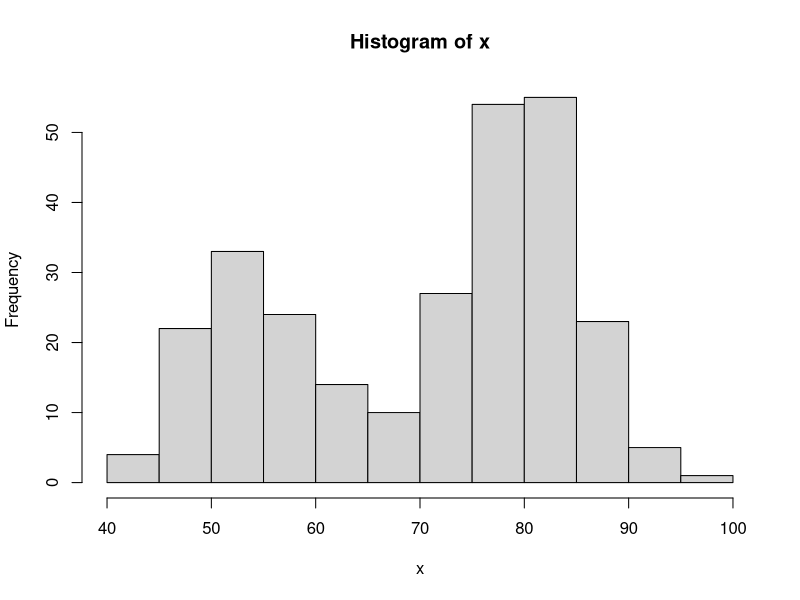
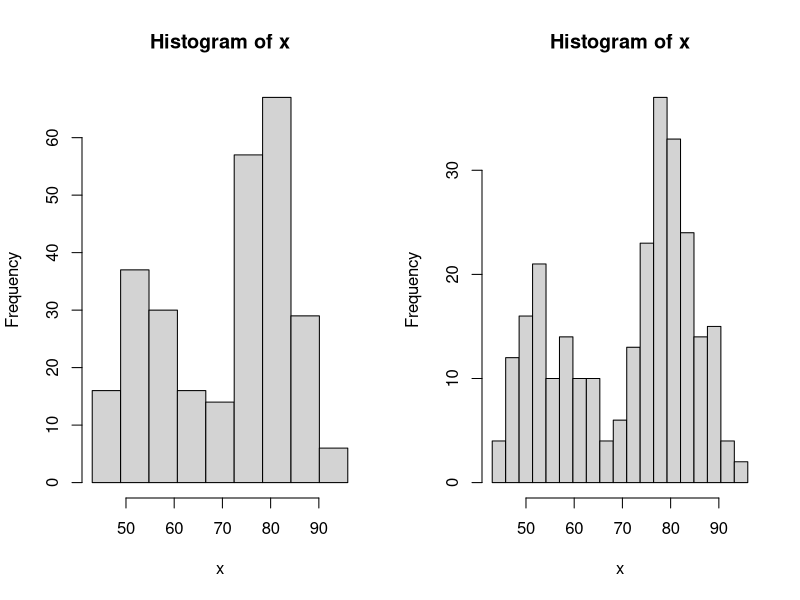
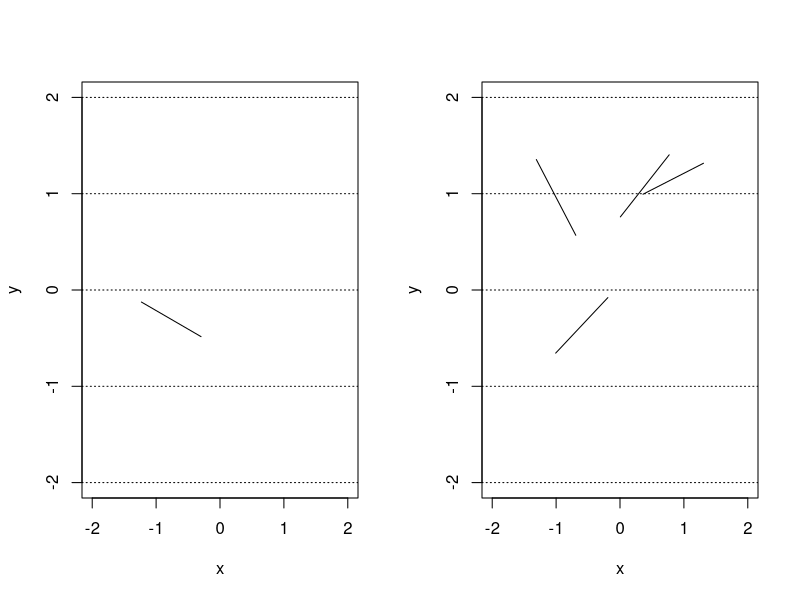
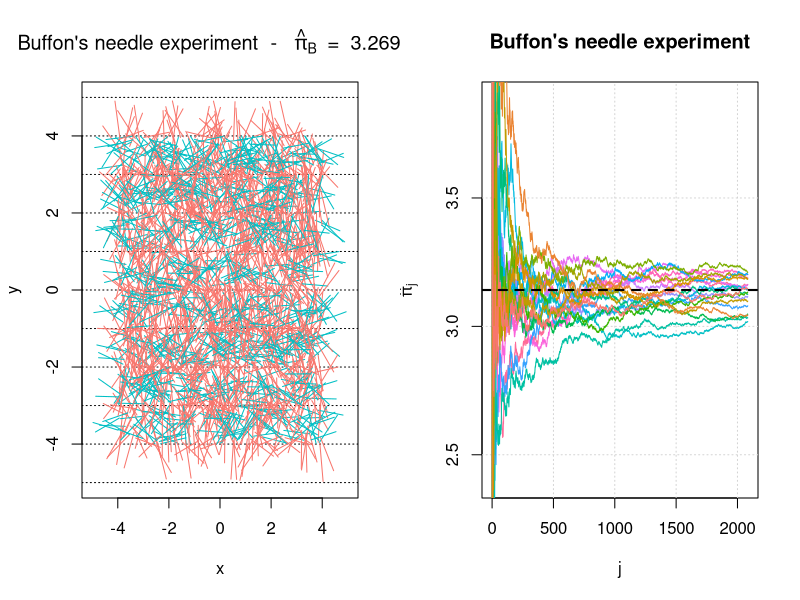

Source code (R) for these figures, in order:
## ---- chunk 1
knitr::include_url("https://www.youtube.com/embed/X5uQU5XX7iU")
## ---- chunk 2
x <- faithful[, 2] 
hist(x)
## ---- chunk 3
par(mfrow = c(1,2))

# Compare the differences! 
bins <- seq(min(x), max(x), length.out = 10)
hist(x, breaks = bins)

bins <- seq(min(x), max(x), length.out = 20)
hist(x, breaks = bins)
## ---- chunk 4
knitr::include_url("https://www.youtube.com/embed/0zlWcHDKCFw")
## ---- chunk 5
cast_needle <- function(plane_width = 20){
  available_range <- plane_width/2 - 1 # where 1 is the length of the needle (unit)
  x_start <- runif(2, -available_range, available_range)
  angle <- runif(1, 0, 2*pi)
  x_end <- c(cos(angle), sin(angle)) + x_start # where the angles are multiplied by the needle length which is 1 in this example
  cross <- floor(x_start[2]) != floor(x_end[2])
  out <- list(start = x_start, end = x_end, cross = cross)
  out
}
## ---- chunk 6
needle <- cast_needle(plane_width = 4)
needle
## ---- chunk 7
plot(NA, xlim = c(-2, 2), ylim = c(-2, 2), xlab = "x", ylab = "y")
abline(h = -2:2, lty = 3)
lines(c(needle$start[1], needle$end[1]), c(needle$start[2], needle$end[2]))
## ---- chunk 8
buffon_experiment <- function(B = 2084, plane_width = 10, seed = NULL){
  
  if (!is.null(seed)){
    set.seed(seed)
  }
  
  X_start <- X_end <- matrix(NA, B, 2) 
  cross <- rep(NA, B)
  
  for (i in 1:B){
    inter <- cast_needle(plane_width = plane_width)
    X_start[i, ] <- inter$start
    X_end[i, ] <- inter$end
    cross[i] <- inter$cross
  }
  
  out <- list(start = X_start, end = X_end, cross = cross, plane = plane_width)
  class(out) <- "buffon_experiment"
  out
}
## ---- chunk 9
experiment <- buffon_experiment(B = 4, plane_width = 4)
experiment
## ---- chunk 10
plot(NA, xlim = c(-2, 2), ylim = c(-2, 2), xlab = "x", ylab = "y")
abline(h = -2:2, lty = 3)
for (i in 1:4){
  lines(c(experiment$start[i,1], experiment$end[i,1]), 
        c(experiment$start[i,2], experiment$end[i,2]))
}
## ---- chunk 11
plot.buffon_experiment <- function(obj){
  cross <- obj$cross
  X_start <- obj$start
  X_end <- obj$end
  B <- length(cross)
  cols <- rev(hcl(h = seq(15, 375, length = 3), l = 65, c = 100)[1:2])
  
  title_part1 <- 'Buffon\'s needle experiment  -  '
  title_part2 <- ' = '
  pi_hat <- round(2/mean(obj$cross), 6)
  
  title <- bquote(.(title_part1) ~ hat(pi)[B] ~ .(title_part2) ~ .(pi_hat))
  
  plot(NA, xlab = "x", ylab = "y", xlim = c(-obj$plane/2, obj$plane/2), 
       ylim = c(-obj$plan/2, obj$plan/2), 
       main = title)
  abline(h = (-obj$plan):obj$plan, lty = 3)
  
  for (i in 1:B){
    lines(c(X_start[i,1], X_end[i,1]), c(X_start[i,2], X_end[i,2]), 
          col = cols[cross[i] + 1])
  }
}
## ---- chunk 12
experiment <- buffon_experiment(B = 2084)
plot(experiment)
## ---- chunk 13
converge <- function(B = 2084, plane_width = 10, seed = 1777, M = 12){
  
  if (B < 10){
    warning("B was changed to 10")
    B <- 10
  }
  
  pi_hat <- matrix(NA, B, M)
  trials <- 1:B
  cols <- rev(hcl(h = seq(15, 375, length = (M+1)), 
                 l = 65, c = 100, alpha = 1)[1:M])
  set.seed(seed)
  
  for (i in 1:M){
    cross <- buffon_experiment(B = B, plane_width = plane_width)$cross
    pi_hat[,i] <- 2*trials/cumsum(cross)
  }
  
  plot(NA, xlim = c(1,B), ylim = pi + c(-3/4, 3/4), type = "l", col = "darkblue",
       ylab = bquote(hat(pi)[j]),
       xlab = "j", main = "Buffon\'s needle experiment")
  grid()
  
  for (i in 1:M){
    lines(trials, pi_hat[,i], col = cols[i])
  }
  
  abline(h = pi, lwd = 2, lty = 2)
}
## ---- chunk 14
converge(B = 2084, M = 20, seed = 10)
